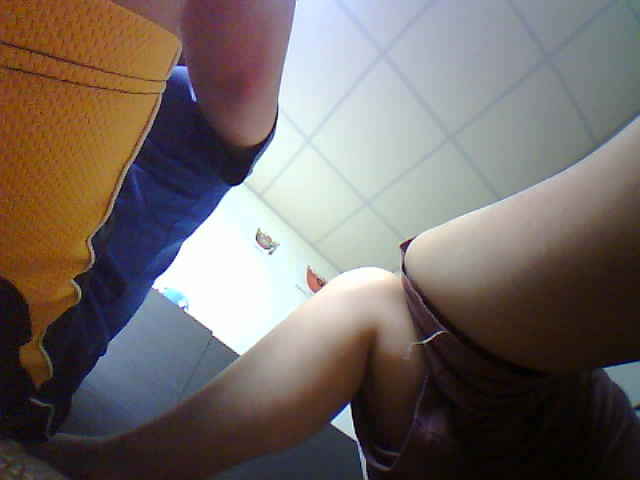
#> input picture opencv/python/capture.jpg, 640 x 480 px
$ python -i detect.py   (imports and definitions only)
#> lines starting #> are read from the running program, lines starting #| are printed output that depends on the picture; after the words box and inside, x2 and y2 are one past the last pixel; in counts of white or black regions, pixels touching at a corner belong together
import cv2 as cv
import numpy as np
import sys
import os
import requests

DEBUG = True

# color detection boundaries in BGR
boundaries = [
    ('yellow',[0, 130, 130], [150, 255, 255]), #yellow test
    # ('yellow',[25, 146, 190], [62, 174, 250]), #yellow
    ('red',[0, 0, 80], [50, 56, 200]), #red test
    ('green',[0, 80, 0], [56, 200, 50]), #blue

    # ([17, 15, 100], [50, 56, 200]), #red
    # ([86, 31, 4], [220, 88, 50]), #blue
    # ([103, 86, 65], [145, 133, 128]) # gray
]

# edged image
def edged(image):
    gray = cv.cvtColor(image, cv.COLOR_BGR2GRAY)
    gray = cv.GaussianBlur(gray, (7, 7), 0)
    edged = cv.Canny(gray, 50, 100)
    edged = cv.dilate(edged, None, iterations=1)
    edged = cv.erode(edged, None, iterations=1)
    return edged

def fit_ellipse(image):
    contours, hierarchy = cv.findContours(edged(image), cv.RETR_EXTERNAL,cv.CHAIN_APPROX_SIMPLE)
    for cnt in contours:
        if len(cnt)<5: continue
        yield(cv.fitEllipse(cnt))

def fit_circle(image):
    contours, hierarchy = cv.findContours(edged(image), cv.RETR_EXTERNAL,cv.CHAIN_APPROX_SIMPLE)
    for cnt in contours:
        (x,y),radius = cv.minEnclosingCircle(cnt)
        center = (int(x),int(y))
        radius = int(radius)
        yield(center,radius)

def ellipse_size(item):
    return max([item[1][0],item[1][1]])

def main(file_path):
    """
    Usage: python detect.py PATH/TO/FILE
    """
#> called with file_path = 'capture.jpg'
    profile={}

    DIR = os.path.dirname(os.getcwd())
    img = cv.imread(file_path,cv.IMREAD_COLOR)
#> img is the input picture: shape (480, 640, 3); mean B, G, R 102.3, 106.4, 114.8
    if DEBUG: print('image size : {}'.format(img.shape))
#| image size : (480, 640, 3)

    # color detect
    result = None
    # loop over the boundaries
    for (color, lower, upper) in boundaries:
        # create NumPy arrays from the boundaries
        lower = np.array(lower, dtype = "uint8")
        upper = np.array(upper, dtype = "uint8")

        # find the colors within the specified boundaries and apply the mask
        mask = cv.inRange(img, lower, upper)
        output = cv.bitwise_and(img, img, mask = mask)
        # [11 lines of commented-out code are left out]
        profile[color]={'title':color,'fit':[]}
        e_pic = output.copy()
        e_tmp = []
        fitted = list( fit_ellipse(e_pic) )
        if len(fitted) >= 2:
            # 1st max
            i = fitted.index(max(fitted, key=ellipse_size))
            e_tmp.append(fitted[i])
            fitted.pop(i)
            # 2nd max
            i = fitted.index(max(fitted, key=ellipse_size))
            e_tmp.append(fitted[i])
            fitted.pop(i)

            for ellipse in e_tmp:
                if DEBUG:
                    cv.ellipse(e_pic,ellipse,(255,0,0),2)
                profile[color]['fit'].append(ellipse)

        # print results in debug mode
        if DEBUG:
            if __name__ == '__main__':
                display = np.hstack([img, output, e_pic])
                if result is not None:
                    result = np.vstack([result, display])
                else:
                    result = display
            else:
                cv.imwrite('uploads/{}.png'.format(color),e_pic)
#> this loop made 3 passes
#> pass 1, in main, `mask = cv.inRange(img, lower, upper)`:
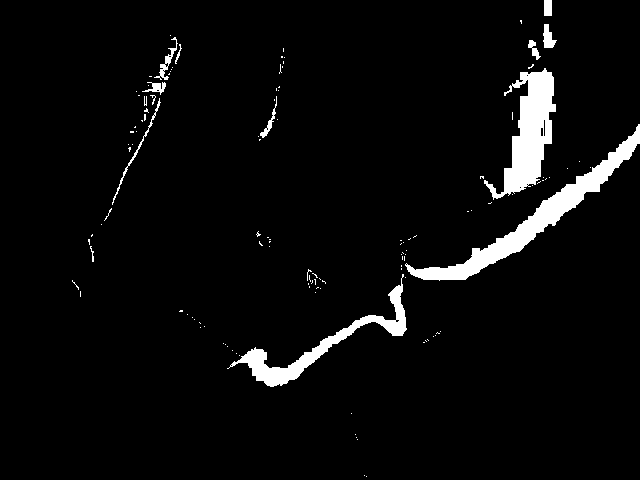
#> mask: shape (480, 640); 4.3% white; 126 white regions (112 under 20 px), largest, box (x1, y1, x2, y2) and area: (405, 124, 640, 281) 4764, (484, 68, 556, 200) 4000, (227, 274, 407, 387) 2769
#> pass 1, in main, `output = cv.bitwise_and(img, img, mask = mask)`:
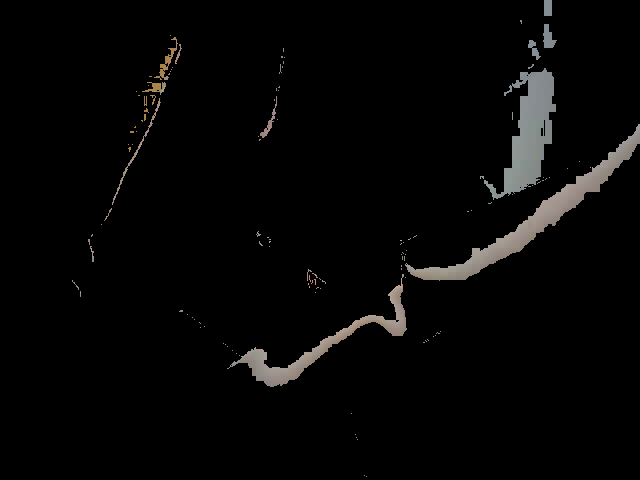
#> output: shape (480, 640, 3); mean B, G, R 5.8, 6.1, 6.4
#> after the loop: e_pic: shape (480, 640, 3); every value is 0
#> after the loop, profile = 3 items


    # display
    if DEBUG and __name__ == '__main__':
        print(profile)
        result = cv.resize(result,(960,720))
        cv.imshow("images", result)
        cv.waitKey(0)
        cv.destroyAllWindows()

    else: return profile

# [12 lines not run here, left out]

>>> result = main('capture.jpg')
#> result = 3 items
